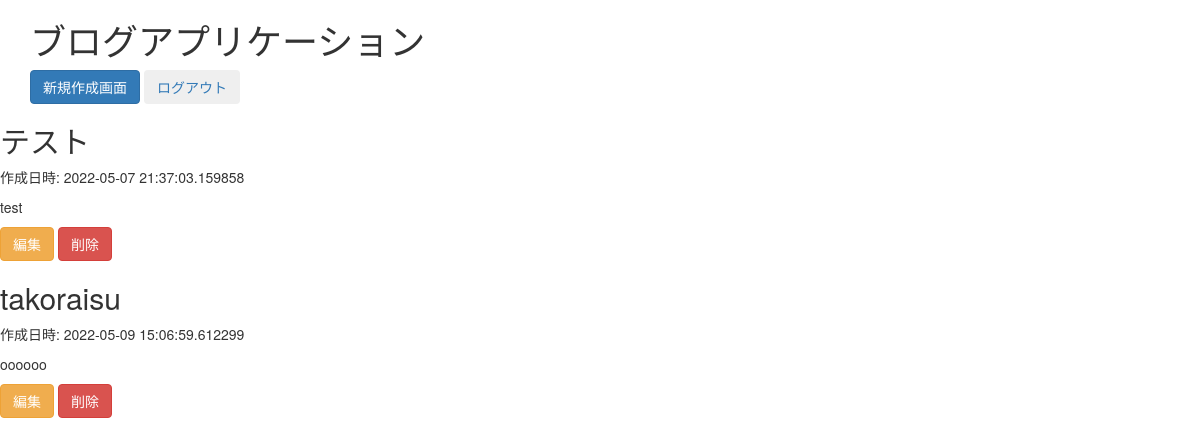
Before: /index (signed in) with the older database file.
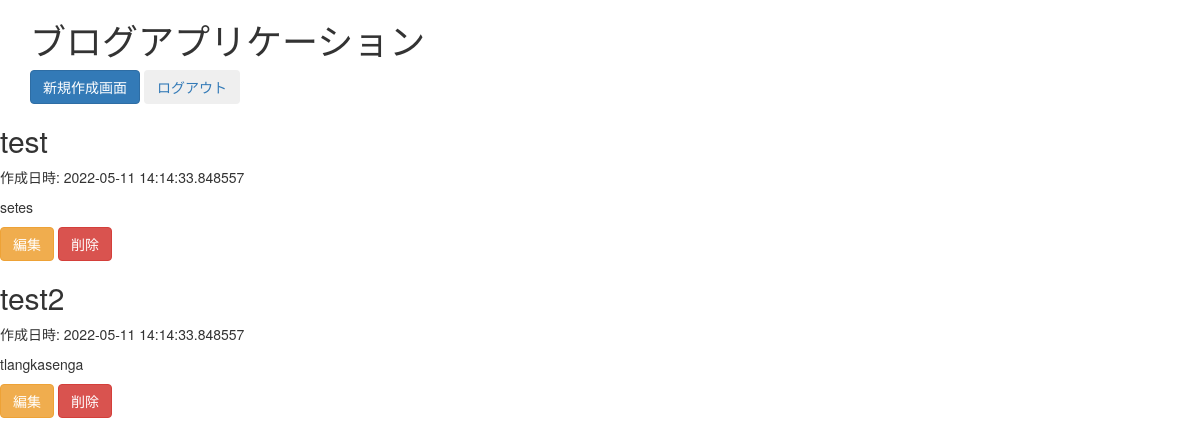
After: the same page with the newer database file.
### hello.py (models this page shows)
class Post(db.Model):
    id = db.Column(db.Integer, primary_key=True)
    title = db.Column(db.String(50), nullable=False)
    body = db.Column(db.String(300), nullable=False)
    created_at = db.Column(db.DateTime, nullable=False, default=datetime.now(pytz.timezone('Asia/Tokyo')))

### hello.py (the view)
@app.route('/index', methods=['GET', 'POST'])
@login_required
def index():
    if request.method == 'GET':
        posts = Post.query.all()
        return render_template('index.html', posts=posts)

### hello.py (called while the page is built)
@login_manager.user_loader
def loag_user(user_id):
    return User.query.get(int(user_id))

### templates/index.html
<!DOCTYPE html> {% extends "bootstrap/base.html" %} {% block title %}TOPページ{% endblock %} {% block content %}
<div class="container">
    <h1>ブログアプリケーション</h1>
    <a href="/create" role="button"><button type="button" class="btn btn-primary">新規作成画面</button></a>
    <a href="/logout" role="button"><button type="button" class="btn btn-secondary">ログアウト</button></a>
</div>
{% for post in posts %}
<div class="card">
    <article>
        <div class="card-header">
            <h2>{{ post.title }}</h2>
        </div>
        <div class="card-body">
            <p>作成日時: {{ post.created_at }}</p>
            <p>{{ post.body }}</p>
            <a href="/{{ post.id }}/update" role="button"><button type="button" class="btn btn-warning">編集</button></a>
            <a href="/{{ post.id }}/delete" role="button"><button type="button" class="btn btn-danger">削除</button></a>
        </div>
    </article>
</div>
{% endfor %} {% endblock %}

Changed rows visible on the page:
removed Post: title "テスト", created_at "2022-05-07 21:37:03.159858", body "test"
removed Post: title "takoraisu", created_at "2022-05-09 15:06:59.612299", body "oooooo"
added Post: title "test", created_at "2022-05-11 14:14:33.848557", body "setes"
added Post: title "test2", created_at "2022-05-11 14:14:33.848557", body "tlangkasenga"
